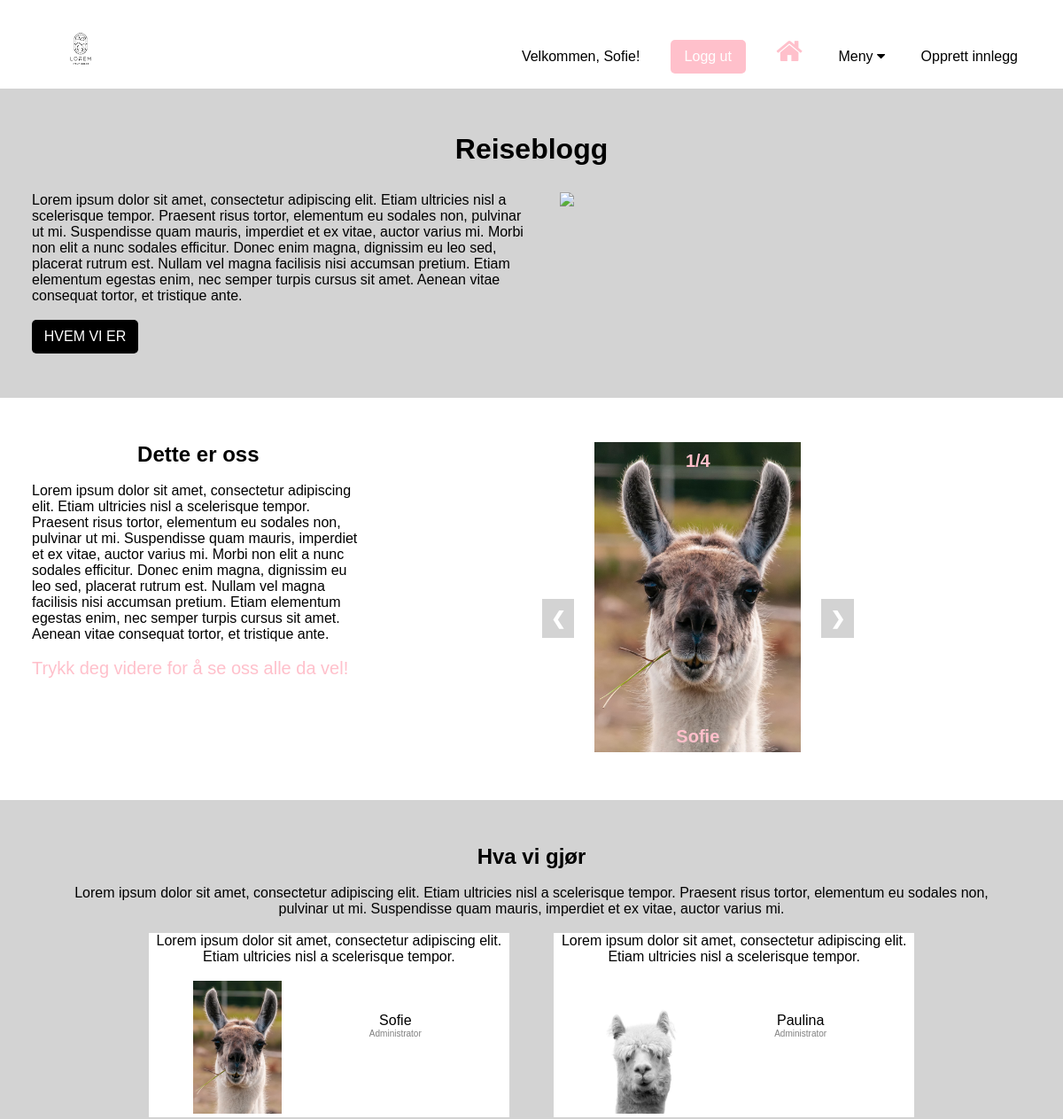
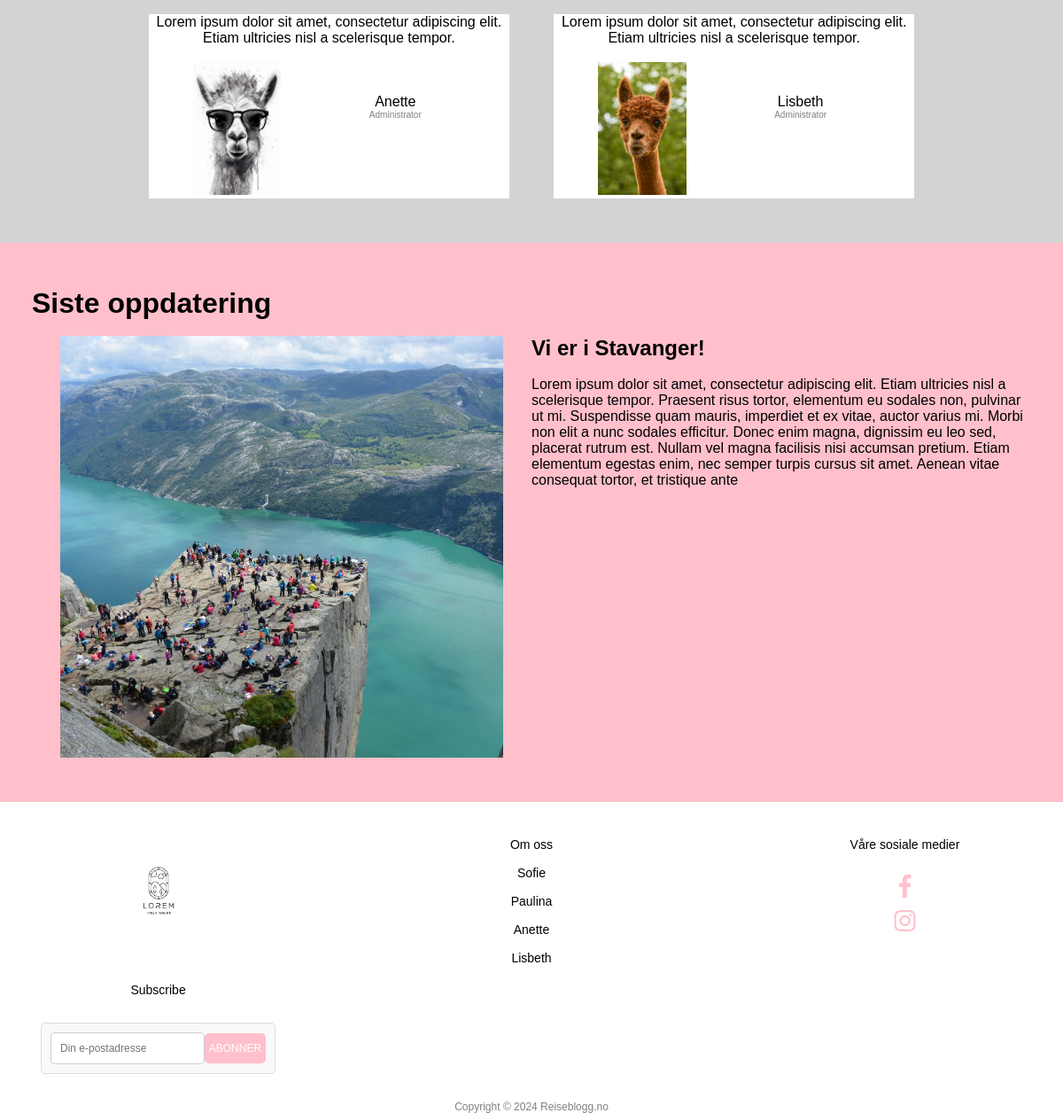
/ (signed in), run on the app's committed database (2 pictures, top to bottom).
### tables this page shows
CREATE TABLE admins (
                                admin_id INTEGER PRIMARY KEY,
                                email VARCHAR(50),
                                password_hash VARCHAR(50),
                                first_name VARCHAR(20)
                            );

CREATE TABLE posts (
                                post_id INTEGER PRIMARY KEY AUTOINCREMENT,
                                title TEXT NOT NULL,
                                image IMAGE BLOB NOT NULL,
                                body TEXT NOT NULL,
                                tags TEXT NOT NULL,
                                publish_date TEXT NOT NULL,
                                admin_id INTEGER,
                                FOREIGN KEY (admin_id) REFERENCES admins(admin_id)
                            );

### app.py (the view)
@app.route("/")
def index():
    conn = get_db()
    cur = conn.cursor()
    cur.execute("SELECT email FROM admins")
    admins = [row['email'] for row in cur.fetchall()]
    cur.execute("SELECT * FROM posts ORDER BY publish_date DESC LIMIT 1")
    latest_post = cur.fetchone()
    return render_template("index.html", admins=admins, latest_post=latest_post)

### app.py (called while the page is built)
def get_db():
    if not hasattr(g, "_database"):
        g._database = sqlite3.connect("./data/database.db")
        g._database.row_factory = sqlite3.Row
    return g._database

@app.teardown_appcontext
def teardown_db(error):
    db = getattr(g, '_database', None)
    if db is not None:
        db.close()

### templates/index.html (shortened to what this page needs)
{% extends "base.html" %}
{% block body %}
<div class="reiseblogg">
    <h1>Reiseblogg</h1>
    <div class="to-kolonner-oss">
        <div class="kolonne">
            <p>Lorem ipsum dolor sit amet, consectetur adipiscing elit. Etiam ultricies nisl a scelerisque tempor.
                Praesent risus tortor, elementum eu sodales non, pulvinar ut mi. Suspendisse quam mauris, imperdiet et ex vitae, auctor varius mi.
                Morbi non elit a nunc sodales efficitur. Donec enim magna, dignissim eu leo sed, placerat rutrum est.
                Nullam vel magna facilisis nisi accumsan pretium. Etiam elementum egestas enim, nec semper turpis cursus sit amet.
                Aenean vitae consequat tortor, et tristique ante.</p>
                <br>
            <a href="{{ '/oss' }}"><button class="oss">HVEM VI ER</button></a>
        </div>
        <div class="kolonne">
            <img src="static/images/fargegata.jpeg">
        </div>
    </div>
</div>
<div class="tre-kolonner">
    <div class="kol">
        <h2>Dette er oss</h2>
        <br>
        <p>Lorem ipsum dolor sit amet, consectetur adipiscing elit. Etiam ultricies nisl a scelerisque tempor.
            Praesent risus tortor, elementum eu sodales non, pulvinar ut mi. Suspendisse quam mauris, imperdiet et ex vitae, auctor varius mi.
            Morbi non elit a nunc sodales efficitur. Donec enim magna, dignissim eu leo sed, placerat rutrum est.
            Nullam vel magna facilisis nisi accumsan pretium. Etiam elementum egestas enim, nec semper turpis cursus sit amet.
            Aenean vitae consequat tortor, et tristique ante.</p>
        <br>
        <div class="scroll"><p>Trykk deg videre for å se oss alle da vel!</p></div>
    </div>
    <div class="rest">
        <div class="slideshow">
            <div class="slide">
                <div class="bildenr"><p>1/4</p></div>
                <a href="{{ '/sofie' }}"><img src="static/images/sofie.jpeg"></a>
                <div class="bildetekst"><p>Sofie</p></div>
            </div>
        </div>
        <a class="forrige" onclick="plusSlides(-1)">&#10094;</a>
        <a class="neste" onclick="plusSlides(1)">&#10095;</a>
    </div>
</div>
<div class="tredje-seksjon">
    <h2>Hva vi gjør</h2>
    <br>
    <p>Lorem ipsum dolor sit amet, consectetur adipiscing elit. Etiam ultricies nisl a scelerisque tempor.
        Praesent risus tortor, elementum eu sodales non, pulvinar ut mi. Suspendisse quam mauris, imperdiet et ex vitae, auctor varius mi.</p>
    <br>
    <div class="stor-container">
        <div class="container">
            <p>Lorem ipsum dolor sit amet, consectetur adipiscing elit. Etiam ultricies nisl a scelerisque tempor.</p>
            <br>
            <div class="lite-bilde">
                <a href="{{ '/sofie' }}"><img src="static/images/sofie.jpeg"></a>
            </div>
            <div class="info">
                <br><br>
                <p>Sofie</p>
                <p class="admin">Administrator</p>
            </div>
        </div>
        <div class="liten-container">Hidden</div>
        <div class="container">
            <p>Lorem ipsum dolor sit amet, consectetur adipiscing elit. Etiam ultricies nisl a scelerisque tempor.</p>
            <br>
            <div class="lite-bilde">
                <a href="{{ '/paulina' }}"><img src="static/images/paulina.jpeg"></a>
            </div>
            <div class="info">
                <br><br>
                <p>Paulina</p>
                <p class="admin">Administrator</p>
            </div>
        </div>
    </div>
    <br>
    <div class="stor-container">
        <div class="container">
            <p>Lorem ipsum dolor sit amet, consectetur adipiscing elit. Etiam ultricies nisl a scelerisque tempor.</p>
            <br>
            <div class="lite-bilde">
                <a href="{{ '/anette' }}"><img src="static/images/anette.jpeg"></a>
            </div>
            <div class="info">
                <br><br>
                <p>Anette</p>
                <p class="admin">Administrator</p>
            </div>
        </div>
        <div class="liten-container">Hidden</div>
        <div class="container">
            <p>Lorem ipsum dolor sit amet, consectetur adipiscing elit. Etiam ultricies nisl a scelerisque tempor.</p>
            <br>
            <div class="lite-bilde">
                <a href="{{ '/lisbeth' }}"><img src="static/images/lisbeth.avif"></a>
            </div>
            <div class="info">
                <br><br>
                <p>Lisbeth</p>
                <p class="admin">Administrator</p>
            </div>
        </div>
    </div>
</div>
<div class="siste">
    <h1>Siste oppdatering</h1>
    <br>
    <div class="to-kolonner-oss">
        <div class="kolonne">
            <img src="{{ url_for('static', filename='images/' + latest_post.image) }}">
        </div>
        <div class="kolonne">
            <h2>{{ latest_post.title }}</h2>
            <br>
            <p>{{ latest_post.body }}</p>
        </div>
    </div>
</div>
{% endblock %}

### templates/base.html (shortened to what this page needs)
<!DOCTYPE html>
<html lang="no">
<head>
    <link rel="stylesheet" href="{{ url_for('static', filename='style.css') }}"/>
    <link rel="stylesheet" href="https://cdnjs.cloudflare.com/ajax/libs/font-awesome/4.7.0/css/font-awesome.min.css" />
</head>
<body>
<header>
    <nav>
        <a href="{{ url_for('index') }}"><img src="{{ url_for('static', filename='images/logo.avif') }}" class="logo"></a>
        <ul class="nav-list">
            <li>{% if session.email %}
                <p>Velkommen, {{ session.first_name }}!</p></li>
            <li id="login">
                <form action="{{ url_for('logout') }}" method="post" id="logout-form">
                    <button type="submit" class="logg_inn">Logg ut</button>
                </form>
                {% else %}
                <button class="logg_inn"><a href="{{ url_for('login') }}">Logg inn</a></button>
                {% endif %}
            </li>
            <li><a href="{{ url_for('index') }}"><i class="fa fa-home fa-2x fa-brands"></i></a></li>
            <li>
                <div class="meny">
                    <button class="meny-btn">Meny <i class="fa fa-caret-down"></i></button>
                </div>
            </li>
            {% if session.email %}
            {% if session.email in admins %}
                <li><a href="{{ url_for('create_post') }}">Opprett innlegg</a></li>
            {% endif %}
            {% else %}
            <li><button class="registrer" onclick="window.location.href='/registrer'">REGISTRER</button></li>
            {% endif %}
        </ul>
    </nav>
</header>
{% block body %}{% endblock %}
<footer>
    <div class="footer-list">
        <ul>
            <li><a href="{{ url_for('index') }}"><img src="{{ url_for('static', filename='images/logo.avif') }}" class="logo-footer"></a></li>
            <li>
                <p><a href="{{ url_for('oss') }}">Om oss</a></p>
                <br><p><a href="{{ url_for('sofie') }}">Sofie</a></p>
                <br><p><a href="{{ url_for('paulina') }}">Paulina</a></p>
                <br><p><a href="{{ url_for('anette') }}">Anette</a></p>
                <br><p><a href="{{ url_for('lisbeth') }}">Lisbeth</a></p>
            </li>
            <li><p>Våre sosiale medier</p>
                <br>
                <a href="https://www.facebook.com/"><i class="fa fa-facebook fa-2x fa-brands"></i></a>
                <br>
                <a href="https://www.instagram.com/"><i class="fa fa-instagram fa-2x fa-brands"></i></a>
            </li>
            <li><p>Subscribe</p><br>
                <form action="{{ url_for('subscribe') }}" method="post" class="subscribe-form" onsubmit="return checkEmail()">
                    <input maxlength="50" id="abonner" placeholder="Din e-postadresse" type="email" name="email" class="input">
                    <button type="submit" class="subscribe-btn">ABONNER</button>
                </form>
            </li>
        </ul>
    </div>
    <div class="copyright"><p>Copyright © 2024 Reiseblogg.no</p></div>
</footer>
</body>
</html>

### static/style.css (style rules this page uses)
* { margin: 0; box-sizing: border-box; font-family: sans-serif; }
header { height: 100px; width: 100%; padding: 0 3%; background-color: white; position: fixed; z-index: 10000; }
nav { display: flex; align-items: center; justify-content: space-between; }
.logo { height: 80px; margin: 15px; }
nav ul li { display: inline-block; margin: 0 15px; }
nav ul li a { text-decoration: none; color: black; padding: 5px 0; }
.meny { display: inline-block; position: relative; }
.meny-btn { background-color: white; border: none; font-size: 16px; }
.logg_inn, .registrer, .oss { color: white; padding: 10px 10px; border: none; border-radius: 5px; font-size: 16px; }
.logg_inn { background-color: pink; cursor: pointer; width: 85px; }
.reiseblogg, .meg { background-color: lightgray; padding: 150px 3% 50px 3%; }
.reiseblogg h1 { text-align: center; padding-bottom: 30px; }
.kolonne { flex: 50%; }
.oss { background-color: black; width: 120px; cursor: pointer; }
.kolonne img { width: 500px; display: block; margin-left: auto; margin-right: auto; }
.tre-kolonner { color: black; background-color: white; display: flex; flex-wrap: wrap; padding: 50px 3%; }
.kol { flex: 100%; }
.kol h2 { text-align: center; }
.scroll { color: pink; font-size: 20px; }
.rest { flex: 100%; position: relative; }
.slideshow { margin: auto; overflow: hidden; max-width: 100%; }
.slideshow img { width: 100%; max-width: 250px; height: 350px; }
.slide { display: none; justify-content: center; align-items: center; position: relative; text-align: center; }
.slide:first-child { display: flex; }
.bildenr, .bildetekst { color: pink; font-size: 20px; font-weight: bold; padding: 10px; position: absolute; text-align: center; width: 100%; }
.bildenr { top: 0; }
.bildetekst { bottom: 0; }
.forrige, .neste { cursor: pointer; position: absolute; top: 50%; padding: 10px; color: white; font-weight: bold; font-size: 20px; background-color: lightgrey; }
.forrige { left: 200px; }
.neste { right: 200px; }
@media (min-width: 768px) { .kol { flex: 33.3%; } }
@media (min-width: 768px) { .rest { flex: 66.7%; } }
@media (min-width: 768px) { .forrige { left: 200px; } }
@media (min-width: 768px) { .neste { right: 200px; } }
.tredje-seksjon { background-color: lightgrey; padding: 50px 5%; text-align: center; }
.stor-container { padding-right: 10%; padding-left: 10%; display: flex; }
.container { background-color: white; flex: 50%; }
.container img { width: 100px; height: 150px; }
.lite-bilde { flex: 50%; float: left; padding-left: 50px; }
.info { flex: 70%; }
.admin { color: grey; font-size: 10px; }
.liten-container { color: transparent; }
.siste { padding: 50px 3% 50px 3%; background-color: pink; }
footer { height: 250px; width: 100%; background-color: white; position: relative; bottom: 0; padding: 30px 3%; justify-content: center; align-items: center; font-size: 14px; }
.logo-footer { height: 120px; }
.footer-list ul { display: flex; flex-wrap: wrap; justify-content: space-between; list-style-type: none; padding: 0; margin: 0; }
.footer-list li { margin: 10px; float: left; text-align: center; width: 23.5%; list-style-type: none; }
.footer-list li a { text-decoration: none; color: black; }
#abonner { border-radius: 5px; }
.subscribe-form { display: flex; justify-content: center; align-items: center; padding: 10px; background-color: #f9f9f9; border: 1px solid #ddd; border-radius: 5px; }
.input { padding: 10px; font-size: 12px; border: 1px solid #ccc; border-radius: 5px; width: 100%; max-width: 250px; }
.subscribe-btn { padding: 10px 5px; font-size: 12px; color: #fff; background-color: pink; border: none; border-radius: 5px; cursor: pointer; }
.copyright { margin-top: 20px; text-align: center; font-size: 12px; color: grey; }
.to-kolonner-oss { display: grid; grid-template-columns: 1fr 1fr; }
.fa-brands { color: pink; padding-top: 10px; }
form { width: 100%; margin-top: 5%; }

### data on the page
admins: first_name "Sofie"
posts: image (picture), title "Vi er i Stavanger!", body "Lorem ipsum dolor sit amet, consectetur adipiscing elit. Etiam ultricies nisl a scelerisque tempor. Praesent risus tortor, elementum eu sodales non, pulvinar ut mi. Suspendisse quam mauris, imperdiet et ex vitae, auctor varius mi. Morbi non elit a nunc sodales efficitur. Donec enim magna, dignissim eu leo sed, placerat rutrum est. Nullam vel magna facilisis nisi accumsan pretium. Etiam elementum egestas enim, nec semper turpis cursus sit amet. Aenean vitae consequat tortor, et tristique ante"
